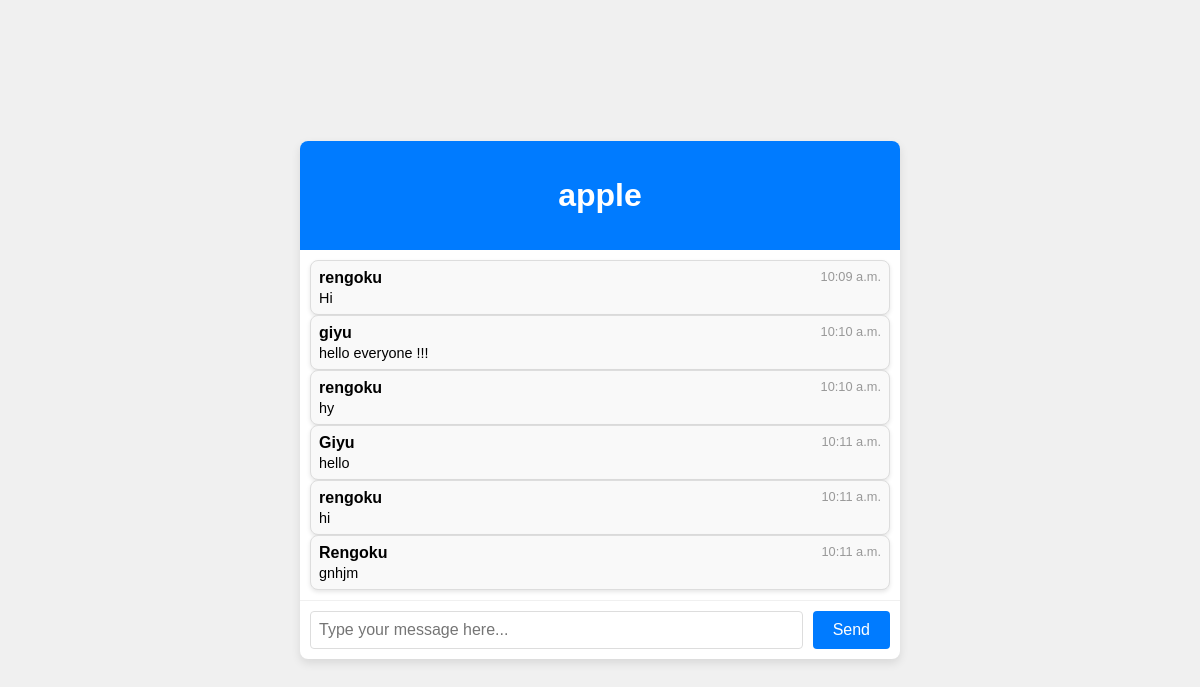
Page /room=apple/user=apple on the committed database.
### chats/models.py (models this page shows)
class Message(models.Model):
    content=models.CharField(max_length=10000)
    time=models.TimeField(default=datetime.now().time())
    user=models.CharField(max_length=200)
    room_id=models.CharField(max_length=200)

### chats/views.py (the view)
# urls.py: path('room=<str:name>/user=<str:username>',views.room,name="room")
def room(request,name,username):
    if request.method=="POST":
        message=request.POST["message"]
        new_obj=Message.objects.create(content=message,user=username,room_id=name,time=datetime.now().time())
        new_obj.save()
        return redirect(reverse('room', args=(name, username)))
    all_messages=Message.objects.filter(room_id=name)
    return render(request,"room.html",{'name':name,'username':username.capitalize(),'messages':all_messages})

### templates/room.html (shortened to what this page needs)
{% load static %}
<!DOCTYPE html>
<html lang="en">
<head>
    <link rel="stylesheet" href="{% static 'room.css' %}">
</head>
<body>
    <div class="chat-container">
        <header>
            <h1 id="room-name">{{name}}</h1>
        </header>
        <div class="messages-wrapper">
            {% for message in messages %}
            <div class="messages">
                <div class="message">
                    <div class="message-info">
                        <span class="message-user">{{message.user}}</span>
                        <span class="message-time">{{message.time}}</span>
                    </div>
                    <div class="message-text">
                        {{message.content}}
                    </div>
                </div>
            </div>
            {% endfor %}
        </div>
        <form class="message-form" action="{% url 'room' name=name username=username %}" method="post">
            <input type="text" name="message" id="message-input" placeholder="Type your message here..." required>
            <button type="submit">Send</button>
        </form>
    </div>
</body>
</html>

### static/room.css (style rules this page uses)
body { display: flex; justify-content: center; align-items: center; height: 100vh; background: #f0f0f0; font-family: 'Arial', sans-serif; margin: 0; }
.chat-container { width: 100%; max-width: 600px; background: #fff; border-radius: 8px; box-shadow: 0 4px 10px rgba(0, 0, 0, 0.1); display: flex; flex-direction: column; overflow: hidden; }
header { background: #007BFF; color: #fff; padding: 15px; text-align: center; }
.messages-wrapper { padding: 10px; flex: 1; overflow-y: auto; height: 80%; }
.messages { display: flex; flex-direction: column; gap: 8px; }
.message { padding: 8px; border: 1px solid #ddd; border-radius: 8px; background: #f9f9f9; box-shadow: 0 2px 4px rgba(0, 0, 0, 0.1); }
.message-info { display: flex; justify-content: space-between; margin-bottom: 3px; }
.message-user { font-weight: bold; }
.message-time { color: #999; font-size: 0.8em; }
.message-text { font-size: 0.9em; }
.message-form { display: flex; border-top: 1px solid #f0f0f0; padding: 10px; }
#message-input { flex: 1; padding: 8px; border: 1px solid #ddd; border-radius: 4px; font-size: 1em; margin-right: 10px; }
.message-form button { padding: 10px 20px; background-color: #007BFF; color: #fff; border: none; border-radius: 4px; font-size: 1em; cursor: pointer; transition: background-color 0.3s; }

### rows in the picture
Message: user "rengoku", time "10:09 a.m.", content "Hi"
Message: user "giyu", time "10:10 a.m.", content "hello everyone !!!"
Message: user "rengoku", time "10:10 a.m.", content "hy"
Message: user "Giyu", time "10:11 a.m.", content "hello"
Message: user "rengoku", time "10:11 a.m.", content "hi"
Message: user "Rengoku", time "10:11 a.m.", content "gnhjm"

### other values in the picture
{{ name }} "apple"
